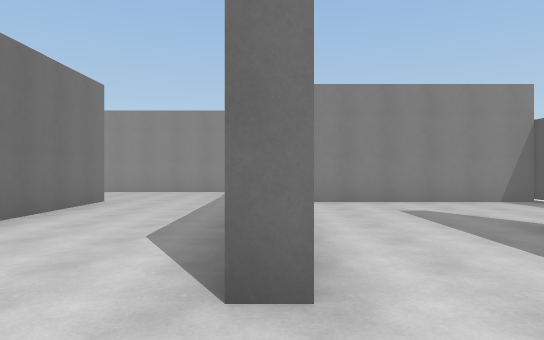
view 1 (above)

24 first-person views from a walk through a Unity game level. The camera is 1.5 m above the floor, looks level and sees 75° across. The floor is counted in squares, 2 m on a side. Each view is taken from the middle of a square. On the plan, view 1 faces up. The plan holds only what a view shows up to about 11 squares ahead; the rest is blank. The place goes on beyond the plan. The player character is not drawn. Surface patterns are stand-ins for the level's own textures.

view 2
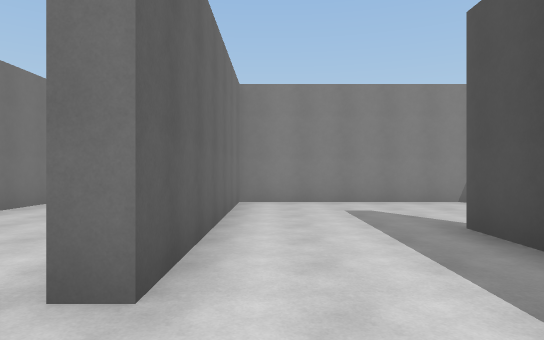

view 3
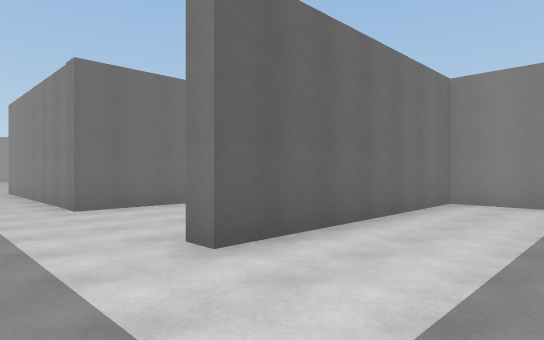

view 4
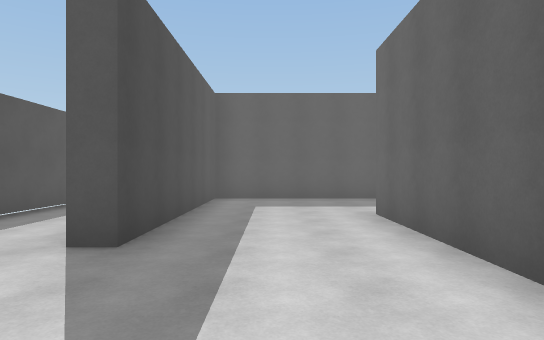

view 5
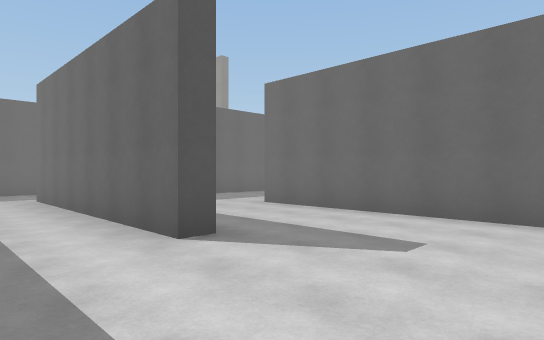

view 6
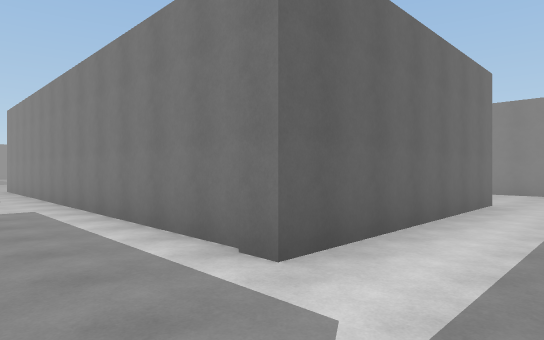

view 7
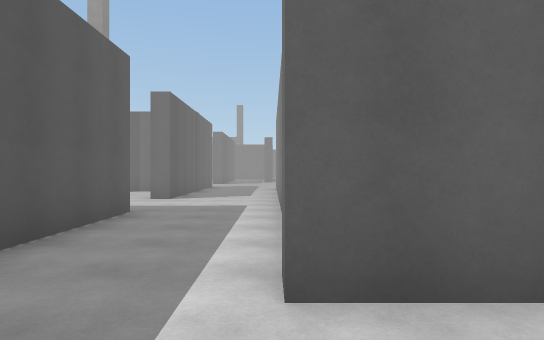

view 8
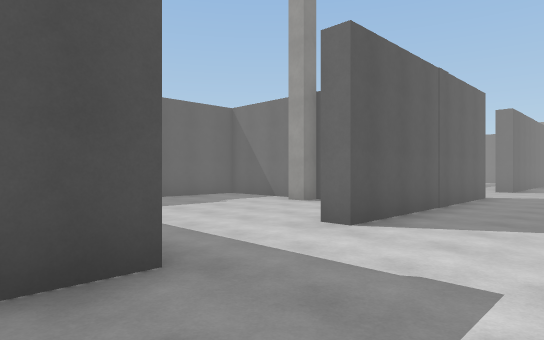

view 9
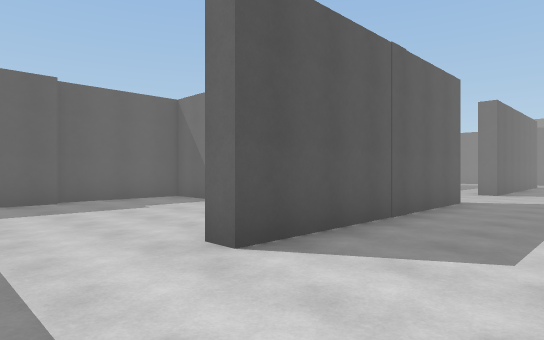

view 10
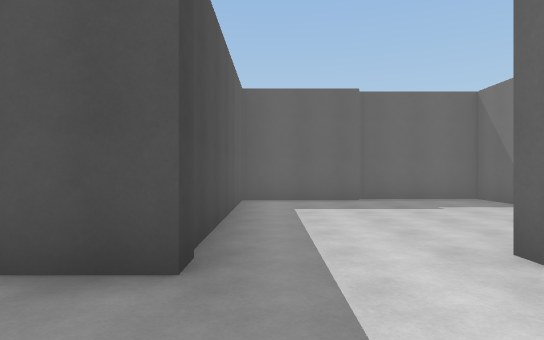

view 11
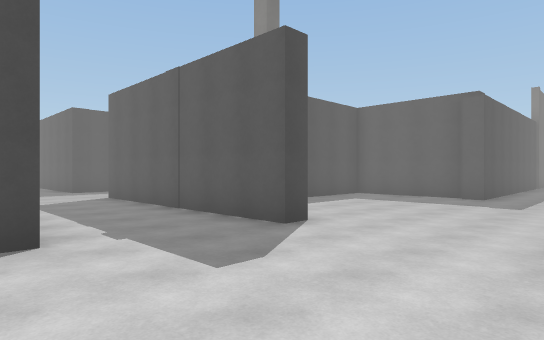

view 12
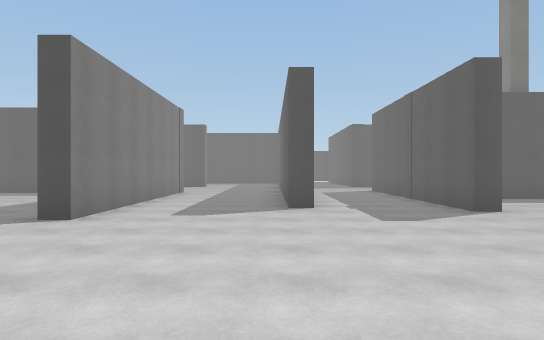

view 13
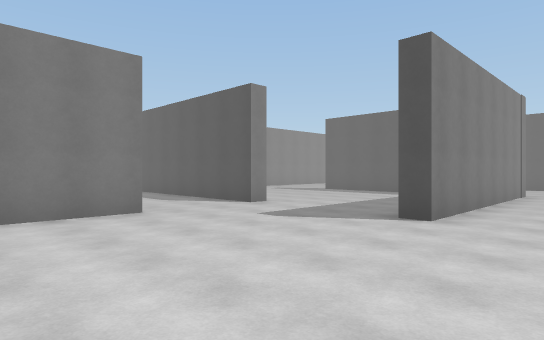

view 14
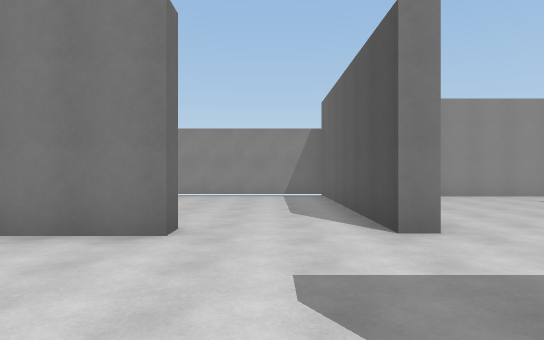

view 15
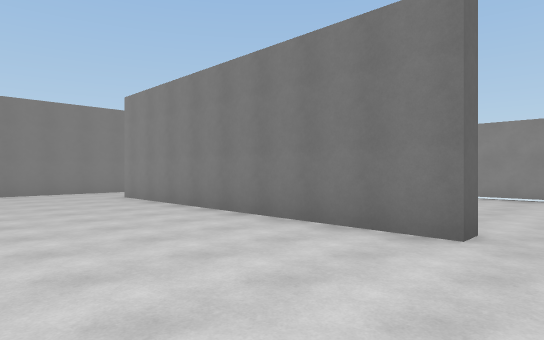

view 16
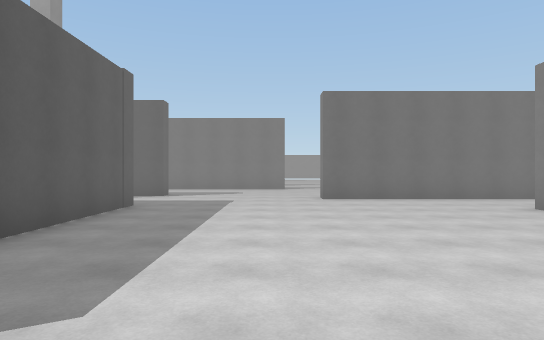

view 17
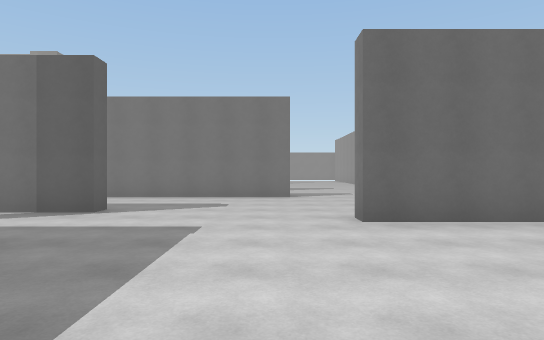

view 18
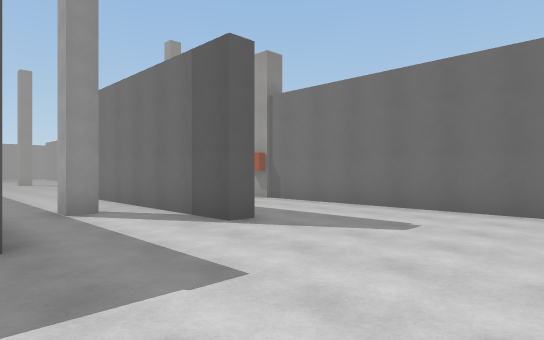

view 19
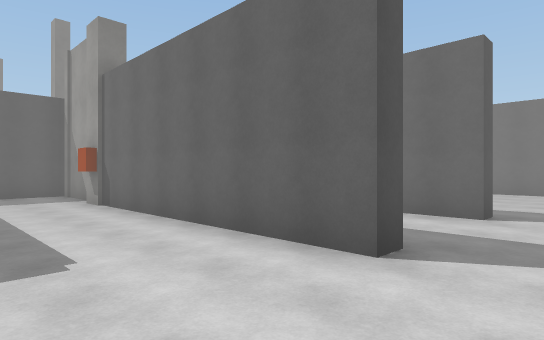

view 20
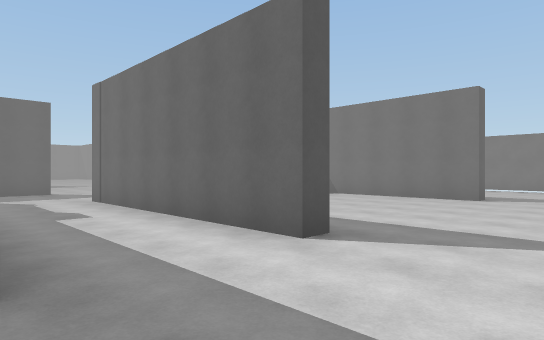

view 21
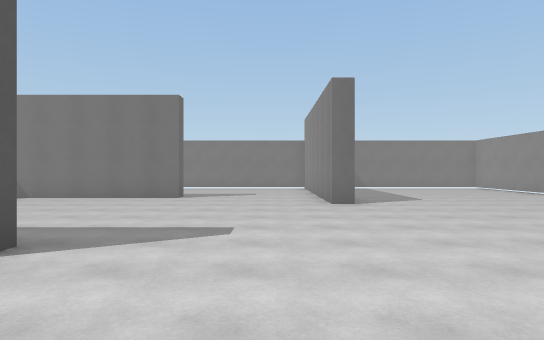

view 22
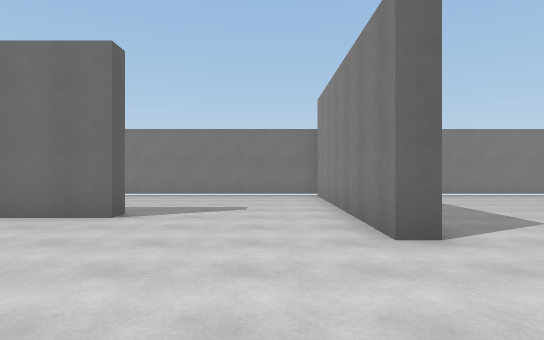

view 23
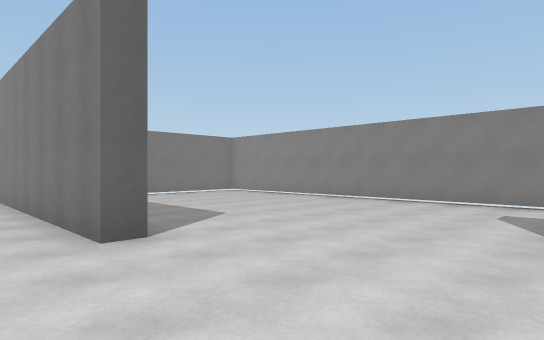

view 24
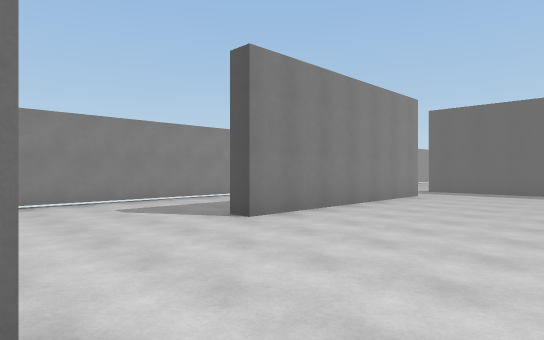

### Floor plan
Points are (right, up) in squares from view 1. A wall is a line through its corners. A room is listed if a view was taken in it or the views show most of it. See-through windows are left out.
Room 1 (views 1, 2, 3, 4, 5, 7)
walls: (6.2, 8) (6.2, 8.4) (0.2, 8.4) (0.2, 2) (-0.4, 2); (-0.8, -1.3) (3.5, -1.3) (3.5, 4.6) (4, 4.6) (4, -1.8)
ways out: opening at (0, 0.5) to room 2; opening at (5.5, -1.5) to room 2
Room 2 (views 6, 8, 9, 10, 11, 12, 13, 14, 15, 16, 17, 18, 19, 20, 21, 22, 23, 24)
walls: (-22.6, -2) (-18.8, -2); (-25.8, -2.1) (-25.3, -2.1) (-25.3, -7.5); (-24.6, 5.6) (-24.6, 7.2); (-24.2, -4.5) (-23.7, -4.5) (-23.7, -5); (-24.1, 7.8) (-24.1, 2.3) (-24.6, 2.3); (-29.4, 1.5) (-28.8, 1.5) (-28.8, -4.6); (-14, -4.5) (-12.8, -4.5) (-12.8, -5.1); (-26.8, 8.4) (-33.2, 8.4) (-33.2, 8.9); (-13.2, 6.6) (-13.2, 6) (-21.9, 6); (-32.5, 1.5) (-32, 1.5) (-32, -5.1); (-10, 6) (-10.5, 6) (-10.5, 12.2) (-14.8, 12.2); (-9, -1.9) (-9, -1.3) (-5.5, -1.3); (-9.6, -5.2) (-9.6, -4.5) (-3.1, -4.5) (-3.1, -5.2); (-31.9, -8.3) (-30.6, -8.3); (-30.5, 12.2) (-40.4, 12.2); (-10, -11.1) (-7.5, -11.1); (-36.8, 5.9) (-36.8, 5.3) (-43.2, 5.3) (-43.2, -0.2); (-10.5, -12.5) (-10.5, -10.8) (-10, -10.8); (-6.2, -7.6) (-5.7, -7.6) (-5.7, -8.1); (-6.3, -8.6) (-6.3, -11.1) (-3.2, -11.1); (-39.1, 1.5) (-38.6, 1.5) (-38.6, -2.9); (-6.8, -10.4) (-6.8, -6.9); (-4, 8.5) (-4, 2) (-10.7, 2) (-10.7, 2.6); (-4.2, 12.2) (-7.2, 12.2); (-3.2, -10.8) (-0.3, -10.8) (-0.3, -4.5) (4.4, -4.5); (-43.2, 11.9) (-43.2, 8.9); (4, -1.8) (-7.4, -1.8)
ways out: opening at (0, 0.5) to room 1; opening at (5.5, -1.5) to room 1; opening at (-27.5, -3.5) to room 3
Room 3 (no view inside)
walls: (-29, -6.4) (-29, -7.8); (-28.8, -4.6) (-28.8, -5.6); (-29, -8.3) (-27.4, -8.3)
ways out: opening at (-27.5, -3.5) to room 2

Where each view was taken, in squares from view 1:
view 1: 0 up, 0 right, facing up
view 2: 0 up, 1 right, facing up
view 3: 0 up, 3 right, facing up-left
view 4: 8 up, 2 right, facing down
view 5: 8 up, 6 right, facing down-left
view 6: 4 down, 6 right, facing up-left
view 7: 2 down, 6 right, facing left
view 8: 2 down, 1 right, facing down-left
view 9: 2 down, 1 left, facing down-left
view 10: 2 down, 1 left, facing down
view 11: 1 down, 13 left, facing down-right
view 12: 1 down, 16 left, facing right
view 13: 0 up, 16 left, facing up-right
view 14: 2 up, 12 left, facing up
view 15: 2 up, 12 left, facing up-left
view 16: 1 up, 15 left, facing left
view 17: 1 up, 19 left, facing left
view 18: 2 up, 22 left, facing down-left
view 19: 3 up, 26 left, facing down-left
view 20: 4 up, 29 left, facing down-left
view 21: 4 up, 29 left, facing left
view 22: 4 up, 33 left, facing left
view 23: 4 up, 33 left, facing up-left
view 24: 4 up, 37 left, facing up-right
